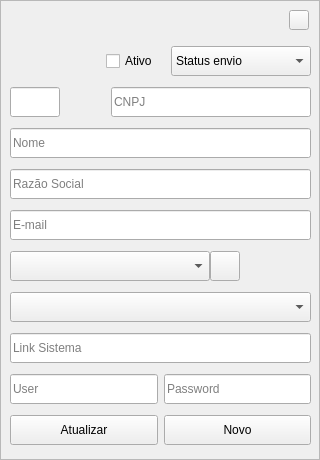
                      <widget class="QFrame" name="frm_cadastro_cliente">
                       <property name="minimumSize">
                        <size>
                         <width>320</width>
                         <height>0</height>
                        </size>
                       </property>
                       <property name="maximumSize">
                        <size>
                         <width>320</width>
                         <height>16777215</height>
                        </size>
                       </property>
                       <property name="frameShape">
                        <enum>QFrame::Shape::StyledPanel</enum>
                       </property>
                       <property name="frameShadow">
                        <enum>QFrame::Shadow::Raised</enum>
                       </property>
                       <widget class="QWidget" name="layoutWidget">
                        <property name="geometry">
                         <rect>
                          <x>10</x>
                          <y>0</y>
                          <width>301</width>
                          <height>451</height>
                         </rect>
                        </property>
                        <layout class="QVBoxLayout" name="verticalLayout_12">
                         <property name="spacing">
                          <number>6</number>
                         </property>
                         <item>
                          <widget class="QFrame" name="frm_btn_close_cliente">
                           <property name="minimumSize">
                            <size>
                             <width>0</width>
                             <height>30</height>
                            </size>
                           </property>
                           <property name="maximumSize">
                            <size>
                             <width>16777215</width>
                             <height>30</height>
                            </size>
                           </property>
                           <property name="frameShape">
                            <enum>QFrame::Shape::NoFrame</enum>
                           </property>
                           <property name="frameShadow">
                            <enum>QFrame::Shadow::Raised</enum>
                           </property>
                           <layout class="QVBoxLayout" name="verticalLayout_13">
                            <property name="spacing">
                             <number>2</number>
                            </property>
                            <property name="leftMargin">
                             <number>2</number>
                            </property>
                            <property name="topMargin">
                             <number>2</number>
                            </property>
                            <property name="rightMargin">
                             <number>2</number>
                            </property>
                            <property name="bottomMargin">
                             <number>2</number>
                            </property>
                            <item alignment="Qt::AlignmentFlag::AlignRight">
                             <widget class="QPushButton" name="btn_closeFrm_cliente">
                              <property name="minimumSize">
                               <size>
                                <width>20</width>
                                <height>20</height>
                               </size>
                              </property>
                              <property name="maximumSize">
                               <size>
                                <width>20</width>
                                <height>20</height>
                               </size>
                              </property>
                              <property name="cursor">
                               <cursorShape>PointingHandCursor</cursorShape>
                              </property>
                              <property name="text">
                               <string/>
                              </property>
                              <property name="icon">
                               <iconset resource="icon.qrc">
                                <normaloff>:/icons/icons/close.png</normaloff>:/icons/icons/close.png</iconset>
                              </property>
                              <property name="iconSize">
                               <size>
                                <width>7</width>
                                <height>7</height>
                               </size>
                              </property>
                             </widget>
                            </item>
                           </layout>
                          </widget>
                         </item>
                         <item>
                          <layout class="QHBoxLayout" name="horizontalLayout_6">
                           <item alignment="Qt::AlignmentFlag::AlignRight">
                            <widget class="QCheckBox" name="btn_situacao_cliente">
                             <property name="maximumSize">
                              <size>
                               <width>60</width>
                               <height>16777215</height>
                              </size>
                             </property>
                             <property name="cursor">
                              <cursorShape>PointingHandCursor</cursorShape>
                             </property>
                             <property name="text">
                              <string>Ativo</string>
                             </property>
                            </widget>
                           </item>
                           <item alignment="Qt::AlignmentFlag::AlignRight">
                            <widget class="QComboBox" name="combo_status_envio_arquivos_cliente">
                             <property name="minimumSize">
                              <size>
                               <width>140</width>
                               <height>30</height>
                              </size>
                             </property>
                             <property name="maximumSize">
                              <size>
                               <width>140</width>
                               <height>30</height>
                              </size>
                             </property>
                             <item>
                              <property name="text">
                               <string>Status envio</string>
                              </property>
                             </item>
                             <item>
                              <property name="text">
                               <string>Enviado</string>
                              </property>
                             </item>
                             <item>
                              <property name="text">
                               <string>Não Enviado</string>
                              </property>
                             </item>
                             <item>
                              <property name="text">
                               <string>Erro na geração</string>
                              </property>
                             </item>
                             <item>
                              <property name="text">
                               <string>Não fez Venda</string>
                              </property>
                             </item>
                            </widget>
                           </item>
                          </layout>
                         </item>
                         <item>
                          <layout class="QHBoxLayout" name="horizontalLayout_17">
                           <property name="spacing">
                            <number>0</number>
                           </property>
                           <item alignment="Qt::AlignmentFlag::AlignLeft">
                            <widget class="QLineEdit" name="txt_id_cliente">
                             <property name="minimumSize">
                              <size>
                               <width>50</width>
                               <height>30</height>
                              </size>
                             </property>
                             <property name="maximumSize">
                              <size>
                               <width>50</width>
                               <height>30</height>
                              </size>
                             </property>
                            </widget>
                           </item>
                           <item alignment="Qt::AlignmentFlag::AlignRight">
                            <widget class="QLineEdit" name="txt_cnpj_cliente">
                             <property name="minimumSize">
                              <size>
                               <width>200</width>
                               <height>30</height>
                              </size>
                             </property>
                             <property name="maximumSize">
                              <size>
                               <width>200</width>
                               <height>30</height>
                              </size>
                             </property>
                             <property name="placeholderText">
                              <string>CNPJ</string>
                             </property>
                            </widget>
                           </item>
                          </layout>
                         </item>
                         <item>
                          <widget class="QLineEdit" name="txt_nome_cliente">
                           <property name="minimumSize">
                            <size>
                             <width>0</width>
                             <height>30</height>
                            </size>
                           </property>
                           <property name="maximumSize">
                            <size>
                             <width>16777215</width>
                             <height>30</height>
                            </size>
                           </property>
                           <property name="placeholderText">
                            <string>Nome</string>
                           </property>
                          </widget>
                         </item>
                         <item>
                          <widget class="QLineEdit" name="txt_razao_social_cliente">
                           <property name="minimumSize">
                            <size>
                             <width>0</width>
                             <height>30</height>
                            </size>
                           </property>
                           <property name="maximumSize">
                            <size>
                             <width>16777215</width>
                             <height>30</height>
                            </size>
                           </property>
                           <property name="placeholderText">
                            <string>Razão Social</string>
                           </property>
                          </widget>
                         </item>
                         <item>
                          <widget class="QLineEdit" name="txt_email_cliente">
                           <property name="minimumSize">
                            <size>
                             <width>0</width>
                             <height>30</height>
                            </size>
                           </property>
                           <property name="maximumSize">
                            <size>
                             <width>16777215</width>
                             <height>30</height>
                            </size>
                           </property>
                           <property name="placeholderText">
                            <string>E-mail</string>
                           </property>
                          </widget>
                         </item>
                         <item>
                          <layout class="QHBoxLayout" name="horizontalLayout_8">
                           <property name="spacing">
                            <number>0</number>
                           </property>
                           <item>
                            <widget class="QComboBox" name="combo_contador">
                             <property name="minimumSize">
                              <size>
                               <width>200</width>
                               <height>30</height>
                              </size>
                             </property>
                             <property name="maximumSize">
                              <size>
                               <width>200</width>
                               <height>30</height>
                              </size>
                             </property>
                             <property name="placeholderText">
                              <string>Contador</string>
                             </property>
                            </widget>
                           </item>
                           <item alignment="Qt::AlignmentFlag::AlignLeft">
                            <widget class="QPushButton" name="btn_novo_contador">
                             <property name="minimumSize">
                              <size>
                               <width>30</width>
                               <height>30</height>
                              </size>
                             </property>
                             <property name="maximumSize">
                              <size>
                               <width>30</width>
                               <height>30</height>
                              </size>
                             </property>
                             <property name="cursor">
                              <cursorShape>PointingHandCursor</cursorShape>
                             </property>
                             <property name="text">
                              <string/>
                             </property>
                             <property name="icon">
                              <iconset resource="icon.qrc">
                               <normaloff>:/icons/icons/more.png</normaloff>:/icons/icons/more.png</iconset>
                             </property>
                             <property name="iconSize">
                              <size>
                               <width>18</width>
                               <height>18</height>
                              </size>
                             </property>
                            </widget>
                           </item>
                          </layout>
                         </item>
                         <item>
                          <widget class="QComboBox" name="combo_sistema_cliente">
                           <property name="minimumSize">
                            <size>
                             <width>0</width>
                             <height>30</height>
                            </size>
                           </property>
                           <property name="maximumSize">
                            <size>
                             <width>16777215</width>
                             <height>30</height>
                            </size>
                           </property>
                           <property name="currentText">
                            <string/>
                           </property>
                           <property name="sizeAdjustPolicy">
                            <enum>QComboBox::SizeAdjustPolicy::AdjustToContentsOnFirstShow</enum>
                           </property>
                           <property name="placeholderText">
                            <string>Sistema de Gestão</string>
                           </property>
                           <item>
                            <property name="text">
                             <string>Sistema de Gestão</string>
                            </property>
                           </item>
                           <item>
                            <property name="text">
                             <string>Hiper</string>
                            </property>
                           </item>
                           <item>
                            <property name="text">
                             <string>Vr System</string>
                            </property>
                           </item>
                           <item>
                            <property name="text">
                             <string>Digisat</string>
                            </property>
                           </item>
                           <item>
                            <property name="text">
                             <string>Velo</string>
                            </property>
                           </item>
                           <item>
                            <property name="text">
                             <string>STI3</string>
                            </property>
                           </item>
                          </widget>
                         </item>
                         <item>
                          <widget class="QLineEdit" name="txt_link_sistema_cliente">
                           <property name="minimumSize">
                            <size>
                             <width>0</width>
                             <height>30</height>
                            </size>
                           </property>
                           <property name="maximumSize">
                            <size>
                             <width>16777215</width>
                             <height>30</height>
                            </size>
                           </property>
                           <property name="placeholderText">
                            <string>Link Sistema</string>
                           </property>
                          </widget>
                         </item>
                         <item>
                          <layout class="QHBoxLayout" name="horizontalLayout_9">
                           <item>
                            <widget class="QLineEdit" name="txt_user_cliente_sistema">
                             <property name="minimumSize">
                              <size>
                               <width>0</width>
                               <height>30</height>
                              </size>
                             </property>
                             <property name="maximumSize">
                              <size>
                               <width>16777215</width>
                               <height>30</height>
                              </size>
                             </property>
                             <property name="placeholderText">
                              <string>User</string>
                             </property>
                            </widget>
                           </item>
                           <item>
                            <widget class="QLineEdit" name="txt_password_cliente_sistema">
                             <property name="minimumSize">
                              <size>
                               <width>0</width>
                               <height>30</height>
                              </size>
                             </property>
                             <property name="maximumSize">
                              <size>
                               <width>16777215</width>
                               <height>30</height>
                              </size>
                             </property>
                             <property name="placeholderText">
                              <string>Password</string>
                             </property>
                            </widget>
                           </item>
                          </layout>
                         </item>
                         <item>
                          <layout class="QHBoxLayout" name="horizontalLayout_10">
                           <item>
                            <widget class="QPushButton" name="btn_atualizar_cliente">
                             <property name="minimumSize">
                              <size>
                               <width>0</width>
                               <height>30</height>
                              </size>
                             </property>
                             <property name="maximumSize">
                              <size>
                               <width>16777215</width>
                               <height>30</height>
                              </size>
                             </property>
                             <property name="text">
                              <string>Atualizar</string>
                             </property>
                            </widget>
                           </item>
                           <item>
                            <widget class="QPushButton" name="btn_salvar_cliente">
                             <property name="minimumSize">
                              <size>
                               <width>0</width>
                               <height>30</height>
                              </size>
                             </property>
                             <property name="maximumSize">
                              <size>
                               <width>16777215</width>
                               <height>30</height>
                              </size>
                             </property>
                             <property name="text">
                              <string>Novo</string>
                             </property>
                            </widget>
                           </item>
                          </layout>
                         </item>
                        </layout>
                       </widget>
                      </widget>
